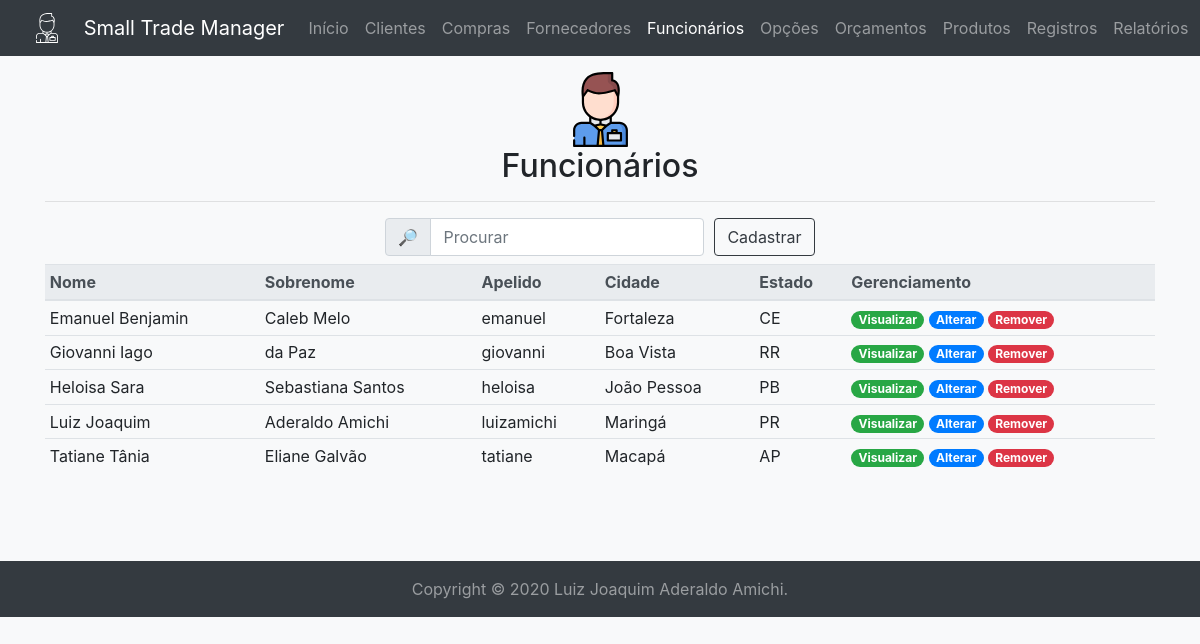
/employee/ (signed in), run on the app's committed database.
### tables this page shows
create table if not exists employees (
	id int unsigned auto_increment not null primary key,
	name varchar(32) character set 'utf8' not null,
	surname varchar(32) character set 'utf8' not null,
	alias varchar(32) character set 'utf8' not null unique,
	password varchar(32) character set 'utf8' not null,
	rg char(9) character set 'utf8' null unique,
	cpf char(11) character set 'utf8' not null unique,
	birthday date not null,
	postal_code char(8) character set 'utf8' null,
	district varchar(32) character set 'utf8' null,
	city varchar(64) character set 'utf8' not null,
	state char(2) character set 'utf8' not null,
	address varchar(64) character set 'utf8' not null,
	number int unsigned not null,
	complement varchar(32) character set 'utf8' null,
	email varchar(32) character set 'utf8' not null unique,
	phone char(10) character set 'utf8' null,
	cell_phone char(11) character set 'utf8' null unique,
	sex char(1) character set 'utf8' not null,
	note varchar(512) character set 'utf8' null,
	permission int unsigned not null unique,
	foreign key(permission) references permissions(id)
);

### mysql.php (called while the page is built, shortened)
<?php
$db = null;
function execute(string $query, ?object &$record=null): array|bool {
	global $db;
	$operation = strtolower(substr($query, 0, 6));
	$tuple = $record ? convert($record) : $record;
	$connection = $db ?? open();
	$stmt = null;
	if($connection) {
		try {
			if($operation == 'delete') {
				$queries = explode(';', $query);
				foreach($queries as $query) {
					if(!empty($query)) {
						$stmt = $connection->prepare($query);
						$stmt->execute();
					}
				}
			}
			elseif(in_array($operation, ['insert', 'select', 'update'])) {
				$stmt = $connection->prepare($query);
				$stmt->execute($tuple);
			}
			if($operation == 'select') {
				return $stmt->fetchAll(\PDO::FETCH_OBJ);
			}
			elseif(in_array($operation, ['delete', 'insert', 'update'])) {
				if($operation == 'insert' && $record) {
					$record->id = $connection->lastInsertId() ?: ($record->id ?? 0);
				}
				$commit = $connection->commit();
				return (bool) ($operation == 'delete' ? $commit : $stmt->rowCount());
			}
		}
		catch(\PDOException $e) {
			\util\history($e);
			if($operation == 'select') {
				return [];
			}
			elseif(in_array($operation, ['delete', 'insert', 'update'])) {
				$connection->rollBack();
				return false;
			}
		}
		finally {
			$connection = null;
		}
	}
	return false;
}
function open(): ?\PDO {
	global $db;
	if(!$db) {
		try {
			$db = new \PDO('mysql:host=' . MYSQL_HOST . ';dbname=' . MYSQL_SCHEMA, MYSQL_USER, MYSQL_PASSWORD);
			$db->setAttribute(\PDO::ATTR_ERRMODE, \PDO::ERRMODE_EXCEPTION);
			$db->setAttribute(\PDO::ATTR_DEFAULT_FETCH_MODE, \PDO::FETCH_OBJ);
			return $db;
		}
		catch(\PDOException $e) {
			\util\history($e);
			return null;
		}
	}
	return $db;
}

### controllers/employee.php (called while the page is built, shortened)
<?php
require_once __DIR__ . '/../mysql.php';
function beautify(object $tuple): object {
	$tuple->rg = isset($tuple->rg) ? (strlen($tuple->rg) == 8 ? substr($tuple->rg, 0, 1) . '.' . substr($tuple->rg, 1, 3) . '.' . substr($tuple->rg, 4, 3) . '-' . substr($tuple->rg, 7, 2) : substr($tuple->rg, 0, 2) . '.' . substr($tuple->rg, 2, 3) . '.' . substr($tuple->rg, 5, 3) . '-' . substr($tuple->rg, 8, 2)) : null;
	$tuple->cpf = substr($tuple->cpf, 0, 3) . '.' . substr($tuple->cpf, 3, 3) . '.' . substr($tuple->cpf, 6, 3) . '-' . substr($tuple->cpf, 9, 2);
	$tuple->postal_code = isset($tuple->postal_code) ? substr($tuple->postal_code, 0, 5) . '-' . substr($tuple->postal_code, 5, 3) : null;
	$tuple->phone = isset($tuple->phone) ? '(' . substr($tuple->phone, 0, 2) . ') ' . substr($tuple->phone, 2, 4) . '-' . substr($tuple->phone, 6, 4) : null;
	$tuple->cell_phone = isset($tuple->cell_phone) ? '(' . substr($tuple->cell_phone, 0, 2) . ') ' . substr($tuple->cell_phone, 2, 5) . '-' . substr($tuple->cell_phone, 7, 4) : null;
	$tuple->birthday = substr($tuple->birthday, 8, 2) . '/' . substr($tuple->birthday, 5, 2) . '/' . substr($tuple->birthday, 0, 4);
	$tuple->sex = $tuple->sex == 'M' ? 'Masculino' : ($tuple->sex == 'F' ? 'Feminino' : 'Indefinido');
	return $tuple;
}

### templates/employee/index.php (the view, shortened to what this page needs)
	<div class="container mb-5">
		<div class="my-3 text-center">
			<img alt="Funcionário" class="img-fluid mx-3" height="75" src="<?=BASE_URL?>img/employee-color.svg" width="75"/>
			<h2><?=PAGE_TITLE?></h2>
			<hr/>
		</div>
		<form accept-charset="utf-8" action="<?=BASE_URL . 'action/' . PAGE_NAME?>/select/" autocomplete="on" class="form-inline justify-content-center" enctype="application/x-www-form-urlencoded" id="search-employee" method="get" name="search-employee" rel="noopener" target="_self">
			<div class="form-row align-items-center">
				<div class="col-auto">
					<div class="input-group mb-2">
						<div class="input-group-prepend">
							<div class="input-group-text">&#128270;</div>
						</div>
						<input class="form-control" form="search-employee" id="search" minlength="1" name="all" placeholder="Procurar" required type="search"/>
					</div>
				</div>
				<div class="col-auto">
					<a class="btn btn-outline-dark mb-2" href="<?=BASE_URL . PAGE_NAME?>/insert/" role="button">Cadastrar</a>
				</div>
			</div>
		</form>
		<div class="table-responsive">
			<table class="table table-hover table-sm">
				<caption></caption>
				<thead class="thead-light">
					<tr>
						<th id="name" scope="row">Nome</th>
						<th id="surname" scope="row">Sobrenome</th>
						<th id="alias" scope="row">Apelido</th>
						<th id="city" scope="row">Cidade</th>
						<th id="state" scope="row">Estado</th>
						<th id="manage" scope="row">Gerenciamento</th>
					</tr>
				</thead>
				<tbody>
					<?php foreach($tuples as $tuple): ?>
					<tr class="text-truncate" id="<?=$tuple->id?>">
						<td><?=$tuple->name?></td>
						<td><?=$tuple->surname?></td>
						<td><?=$tuple->alias?></td>
						<td><?=$tuple->city?></td>
						<td><?=$tuple->state?></td>
						<td>
							<a href="<?=BASE_URL . PAGE_NAME?>/view/?id=<?=$tuple->id?>"><span class="badge badge-pill badge-success">Visualizar</span></a>
							<a href="<?=BASE_URL . PAGE_NAME?>/update/?id=<?=$tuple->id?>"><span class="badge badge-pill badge-primary">Alterar</span></a>
							<a data-action="remove-btn" data-id="<?=$tuple->id?>" data-model="<?=BASE_URL . 'action/' . PAGE_NAME?>/delete/" data-target="#remove-modal" data-toggle="modal" href="#"><span class="badge badge-pill badge-danger">Remover</span></a>
						</td>
					</tr>
					<?php endforeach; ?>
				</tbody>
			</table>
		</div>
	</div>
</body>
</html>

### data on the page
employees: name "Emanuel Benjamin", surname "Caleb Melo", alias "emanuel", city "Fortaleza", state "CE"
employees: name "Giovanni Iago", surname "da Paz", alias "giovanni", city "Boa Vista", state "RR"
employees: name "Heloisa Sara", surname "Sebastiana Santos", alias "heloisa", city "João Pessoa", state "PB"
employees: name "Luiz Joaquim", surname "Aderaldo Amichi", alias "luizamichi", city "Maringá", state "PR"
employees: name "Tatiane Tânia", surname "Eliane Galvão", alias "tatiane", city "Macapá", state "AP"

### other printed values
PAGE_TITLE "Funcionários"
